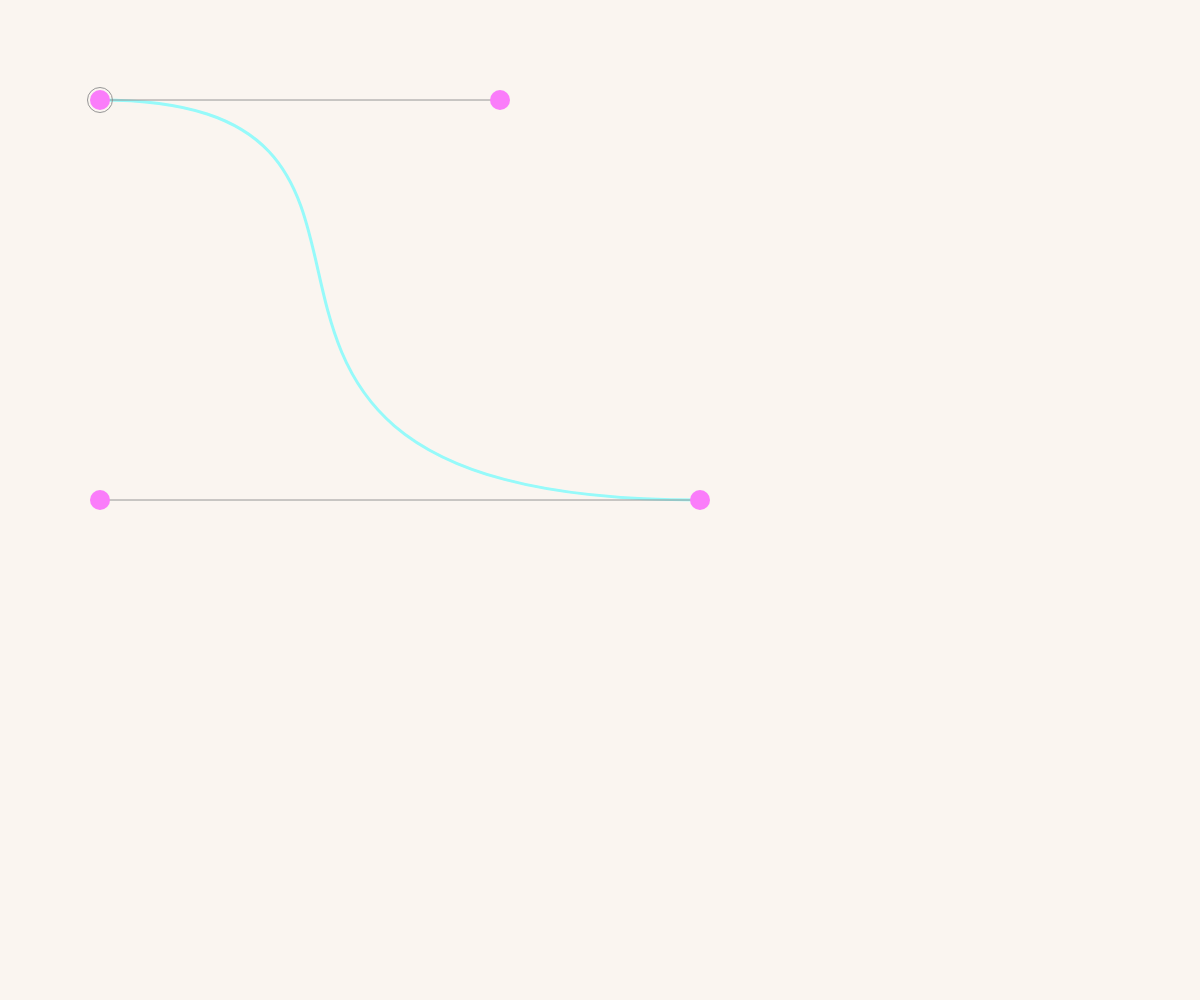
Frame 1 (no input)
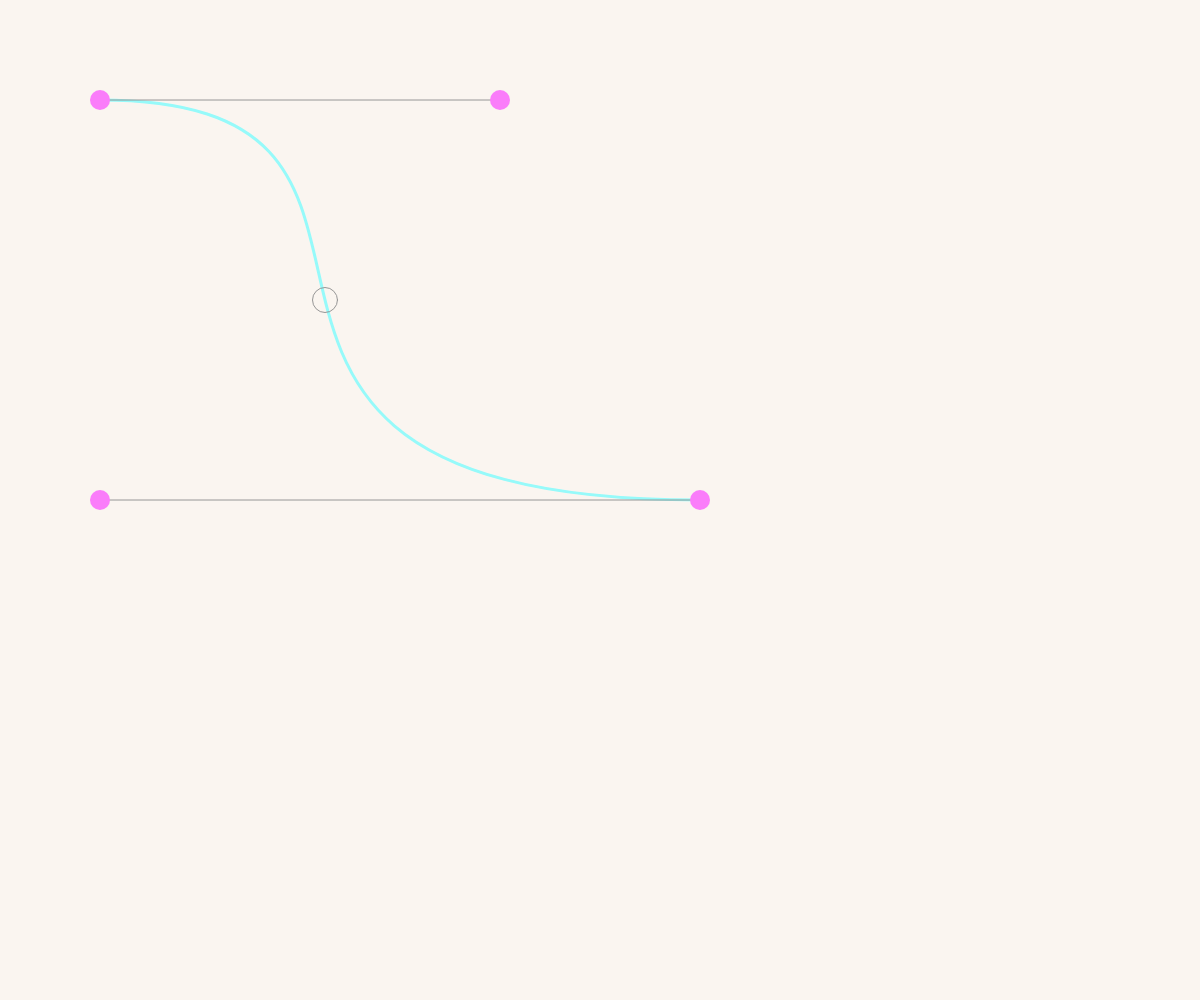
Frame 60 (no input)
Frame 120 (the mouse pressed at the canvas centre since frame 60): identical to frame 1, image omitted

The p5.js sketch that drew these frames (run headless with seeded random() and noise() and a simulated clock; from frame 60 on, the mouse is pressed at the canvas centre):

// p5.js sketch
// ── sketch.js
myWidth = window.innerWidth;
myHeight = window.innerHeight;

cp1 = new ControlPoint(100,100,20);
cp2 = new ControlPoint(500,100,20);
cp3 = new ControlPoint(100,500,20);
cp4 = new ControlPoint(700,500,20);
tb = new theBezier(cp1,cp2,cp3,cp4,0);
t = 0; //counter
timing = 120; //in frames

function setup(){
	myCanvas = createCanvas(windowWidth,windowHeight);
};


function draw(){

	background(250,245,240);

	cp1.drag();
	cp2.drag();
	cp3.drag();
	cp4.drag();

	t++;
	timer = (t%timing)/timing;
	dpTime = easeInOutQuart(timer, 0, 1, 1);

	tb.update(cp1,cp2,cp3,cp4,dpTime);

	tb.displayMe();
	cp1.displayMe();
	cp2.displayMe();
	cp3.displayMe();
	cp4.displayMe();

};

//control point function
function ControlPoint(x,y,radius){
	this.x = x;
	this.y = y;
	this.radius = radius;

}
//make it dragable
ControlPoint.prototype.drag = function(){
	//test if the mouse is pressed and within the distance of the control point
	if (mouseIsPressed == 1 && dist(this.x,this.y,mouseX,mouseY) < (this.radius + 40) ){
		this.x = mouseX;
		this.y = mouseY;
	};

}

//draw the control point on screen
ControlPoint.prototype.displayMe = function(){
	noStroke();
	fill(250,125,250);

	ellipse(this.x, this.y, this.radius, this.radius)
}

//create the bezier object

function theBezier(cp1,cp2,cp3,cp4,bp){
	this.cp1x = cp1.x;
	this.cp1y = cp1.y;
	this.cp2x = cp2.x;
	this.cp2y = cp2.y;
	this.cp3x = cp3.x;
	this.cp3y = cp3.y;
	this.cp4x = cp4.x;
	this.cp4y = cp4.y;					
	this.bezierPoint = bp;
	};

//an update function
theBezier.prototype.update = function(cp1,cp2,cp3,cp4,bp){
	this.cp1x = cp1.x;
	this.cp1y = cp1.y;
	this.cp2x = cp2.x;
	this.cp2y = cp2.y;
	this.cp3x = cp3.x;
	this.cp3y = cp3.y;
	this.cp4x = cp4.x;
	this.cp4y = cp4.y;
	this.bezierPoint = bp;	
}

theBezier.prototype.displayMe = function(){

	//draw the bezier
	strokeWeight(3)
	stroke(150,250,250);
	noFill();
	bezier(this.cp1x,this.cp1y,this.cp2x,this.cp2y,this.cp3x,this.cp3y,this.cp4x,this.cp4y);

	//draw the control handles
	strokeWeight(1);
	stroke(150,150,150);
	line(this.cp1x,this.cp1y,this.cp2x,this.cp2y);
	line(this.cp3x,this.cp3y,this.cp4x,this.cp4y);

	//calculate the point along the bezier and display it
	x = bezierPoint(this.cp1x, this.cp2x, this.cp3x, this.cp4x, this.bezierPoint);
  	y = bezierPoint(this.cp1y, this.cp2y, this.cp3y, this.cp4y, this.bezierPoint);
  	ellipse(x, y, 25, 25);


};

//penner easing Quart
function easeInOutQuart(t, b, c, d) {
	if ((t/=d/2) < 1) return c/2*t*t*t*t + b;
	return -c/2 * ((t-=2)*t*t*t - 2) + b;
};


window.onresize = function(){
	myCanvas.size(windowWidth, windowHeight);
}
